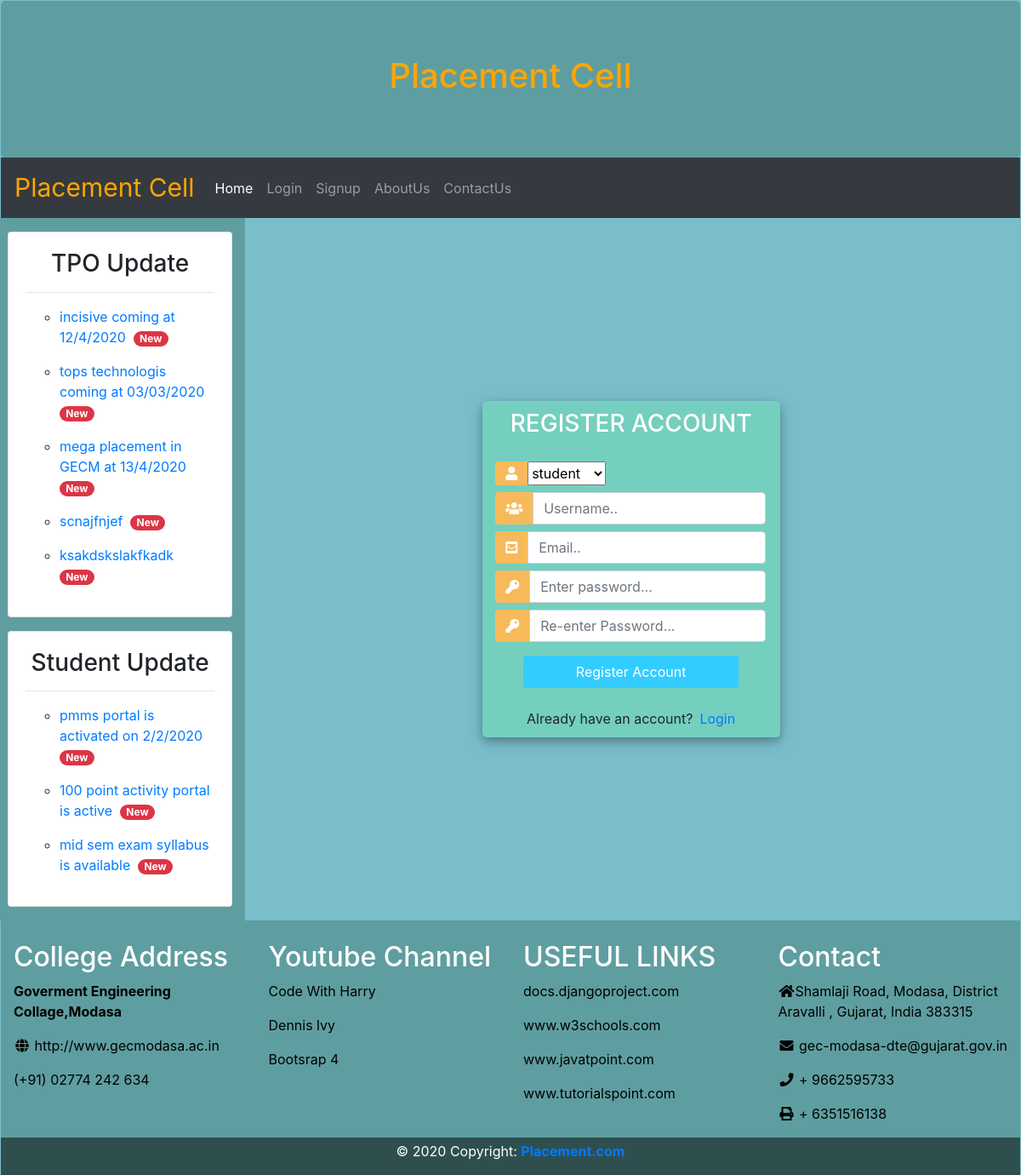
Screenshot of /register/ with the database file from the repository.
### pcapp/models.py (models this page shows, shortened)
class Tpo_Update(models.Model):
    tpo_update = models.TextField(max_length=300, default='1')

class Student_Update(models.Model):
    student_update = models.TextField(max_length=300, null=True)

### pcapp/decorators.py (the view)
    def wrapper_func(request, *args, **kwargs):
        if request.user.is_authenticated:
            return redirect('index')
        else:
            return view_func(request, *args, **kwargs)

### pcapp/forms.py
class CreateUserForm(UserCreationForm):
    USER = (('student', 'student'), ('company', 'company'))
    enrollment = forms.ChoiceField(required=True, choices=USER)
    class Meta:
        model = User
        fields = ['enrollment', 'username', 'email', 'password1', 'password2']

### pcapp/templates/student_register.html (shortened to what this page needs)
{% extends 'basic.html' %}
{% load crispy_forms_tags %}
{% block body %}
<div class="container h-100">
		<div class="d-flex justify-content-center h-100">
			<div class="user_card">
				<div class="d-flex justify-content-center">
					<h3 id="form-title">REGISTER ACCOUNT</h3>
				</div>
				<div class="d-flex justify-content-center form_container">
					<form method="POST" action="">{% csrf_token %}
						<div class="input-group mb-2">
							<div class="input-group-append">
								<span class="input-group-text"><i class="fas fa-user"></i></span>
							</div>
							{{form.enrollment}}
						</div>
						<div class="input-group mb-2">
							<div class="input-group-append">
								<span class="input-group-text"><i class="fas fa-users"></i></span>
							</div>
							{{form.username}}
						</div>
						<div class="input-group mb-2">
							<div class="input-group-append">
								<span class="input-group-text"><i class="fas fa-envelope-square"></i></span>
							</div>
							{{form.email}}
						</div>
						<div class="input-group mb-2">
							<div class="input-group-append">
								<span class="input-group-text"><i class="fas fa-key"></i></span>
							</div>
							{{form.password1}}
						</div>
						<div class="input-group mb-2">
							<div class="input-group-append">
								<span class="input-group-text"><i class="fas fa-key"></i></span>
							</div>
							{{form.password2}}
						</div>
				   		<div class="d-flex justify-content-center mt-3 login_container">
				 			<input class="btn login_btn" type="submit" value="Register Account">
				   		</div>
					</form>
				</div>
				<div class="mt-4">
					<div class="d-flex justify-content-center links">
						Already have an account? <a href="{% url 'login' %}" class="ml-2">Login</a>
					</div>
				</div>
			</div>
		</div>
	</div>
{% endblock %}

### pcapp/templates/basic.html (shortened to what this page needs)
<!DOCTYPE html>
{% load static %}
<html lang="en">
<head>
    <link rel="stylesheet" href="https://maxcdn.bootstrapcdn.com/bootstrap/4.4.1/css/bootstrap.min.css">
    <link rel="stylesheet" href="https://use.fontawesome.com/releases/v5.7.0/css/all.css"
>
    <link rel="stylesheet" href="media/pcapp/css/homecss.css" type="text/css">
</head>
<body>
<div class="container-flauid" style="margin:1px">
    <div class="jumbotron mb-0 text-center" style="background-color:#5F9EA0">
        <h1 style="color:orange;font-size:40px">Placement Cell</h1>
    </div>
    {% include 'navbar.html' %}
    <div class="row mr-1">
        <div class="col-sm-3" style="background-color:#5F9EA0">
            <div class="card ml-2 mt-3 mb-3">
                <div class="card-body text-center">
                    <h3>TPO Update</h3>
                    <hr>
                    <marquee class="text-left" direction="up" scrollamount="4">
                        {% for i in tpo %}
                        <ul type="circle">
                            <li><a href="">{{i.tpo_update}}&nbsp<span class="badge badge-danger badge-pill">New</span>
                            </a><br></li>
                        </ul>
                        {% endfor %}
                    </marquee>
                </div>
            </div>
            <div class="card ml-2 mt-3 mb-3">
                <div class="card-body text-center">
                    <h3>Student Update</h3>
                    <hr>
                    <marquee class="text-left" direction="up" scrollamount="4">
                        {% for i in studupdate %}
                        <ul type="circle">
                            <li><a href="">{{i.student_update}} &nbsp<span
                                    class="badge badge-danger badge-pill">New</span>
                            </a><br>
                            </li>
                        </ul>
                        {% endfor %}
                    </marquee>
                </div>
            </div>
        </div>
        <div class="col-sm-9">
            {% block body %}{% endblock %}
        </div>
    </div>
    <div class="footer col-md-12">
        <div class="row" style="background-color:#5F9EA0">
            <div class="col-md-3" style="background-color:#5F9EA0;color:white"><br>
                <h2>College Address</h2>
                <a href="" style="color:black">
                    <p><b>Goverment Engineering Collage,Modasa</b></p>
                    <a href="http://www.gecmodasa.ac.in" style="color:black"><p><i class="fa fa-fw fa-globe"></i>
                        http://www.gecmodasa.ac.in</p></a>
                    <p style="color:black">(+91) 02774 242 634</p>
                </a>
            </div>
            <div class="col-md-3" style="background-color:#5F9EA0;color:white">
                <br>
                <h2>Youtube Channel</h2>
                <p>
                    <a href="https://www.youtube.com/channel/UCeVMnSShP_Iviwkknt83cww" style="color:black">Code With
                        Harry</a>
                </p>
                <p>
                    <a href="https://www.youtube.com/channel/UCTZRcDjjkVajGL6wd76UnGg" style="color:black">Dennis
                        lvy</a>
                </p>
                <p>
                    <a href="https://www.w3schools.com/bootstrap4/" style="color:black">Bootsrap 4</a>
                </p>
            </div>
            <div class="col-md-3" style="background-color:#5F9EA0;color:white">
                <br>
                <h2>USEFUL LINKS</h2>
                <p>
                    <a href="https://docs.djangoproject.com/en/3.0/" style="color:black">docs.djangoproject.com</a>
                </p>
                <p>
                    <a href="https://www.w3schools.com/" style="color:black">www.w3schools.com</a>
                </p>
                <p>
                    <a href="https://www.javatpoint.com/" style="color:black">www.javatpoint.com</a>
                </p>
                <p>
                    <a href="https://www.tutorialspoint.com/django/index.htm"
                       style="color:black">www.tutorialspoint.com</a>
                </p>
            </div>
            <div class="col-md-3" style="background-color:#5F9EA0;color:white">
                <br>
                <h2>Contact</h2>
                <p style="color:black">
                    <i class="fa fa-fw fa-home"></i>Shamlaji Road, Modasa, District Aravalli , Gujarat, India 383315</p>
                <p style="color:black">
                    <i class="fa fa-fw fa-envelope"></i> gec-modasa-dte@gujarat.gov.in</p>
                <p style="color:black">
                    <i class="fa fa-fw fa-phone"></i> + 9662595733</p>
                <p style="color:black">
                    <i class="fa fa-fw fa-print"></i> + 6351516138</p>
            </div>
        </div>
        <div class="row">
            <div class="column2 col-md-12" style="background-color:#2F4F4F;">
                <p class="text-center mt-1" style="color:white">© 2020 Copyright:
                    <a href="https://mdbootstrap.com/education/bootstrap/">
                        <strong> Placement.com</strong>
                    </a>
                </p>
            </div>
        </div>
    </div>
</div>
</body>
</html>

### pcapp/templates/student_register.html (style rules this page uses)
body, html { margin: 0; padding: 0; height: 100%; background: #7abecc !important; }
.user_card { width: 350px; margin-top: auto; margin-bottom: auto; background: #74cfbf; position: relative; display: flex; justify-content: center; flex-direction: column; padding: 10px; box-shadow: 0 4px 8px 0 rgba(0, 0, 0, 0.2), 0 6px 20px 0 rgba(0, 0, 0, 0.19); -webkit-box-shadow: 0 4px 8px 0 rgba(0, 0, 0, 0.2), 0 6px 20px 0 rgba(0, 0, 0, 0.19); -moz-box-shadow: 0 4px 8px 0 rgba(0, 0, 0, 0.2), 0 6px 20px 0 rgba(0, 0, 0, 0.19); border-radius: 5px; }
.form_container { margin-top: 20px; }
#form-title { color: #fff; }
.login_btn { width: 100%; background: #33ccff !important; color: white !important; }
.login_container { padding: 0 2rem; }
.input-group-text { background: #f7ba5b !important; color: white !important; border: 0 !important; border-radius: 0.25rem 0 0 0.25rem !important; }

### rows the page displays
Tpo_Update: tpo_update "incisive coming at 12/4/2020"
Tpo_Update: tpo_update "tops technologis coming at 03/03/2020"
Tpo_Update: tpo_update "mega placement in GECM at 13/4/2020"
Tpo_Update: tpo_update "scnajfnjef"
Tpo_Update: tpo_update "ksakdskslakfkadk"
Student_Update: student_update "pmms portal is activated on 2/2/2020"
Student_Update: student_update "100 point activity portal is active"
Student_Update: student_update "mid sem exam syllabus is available"
